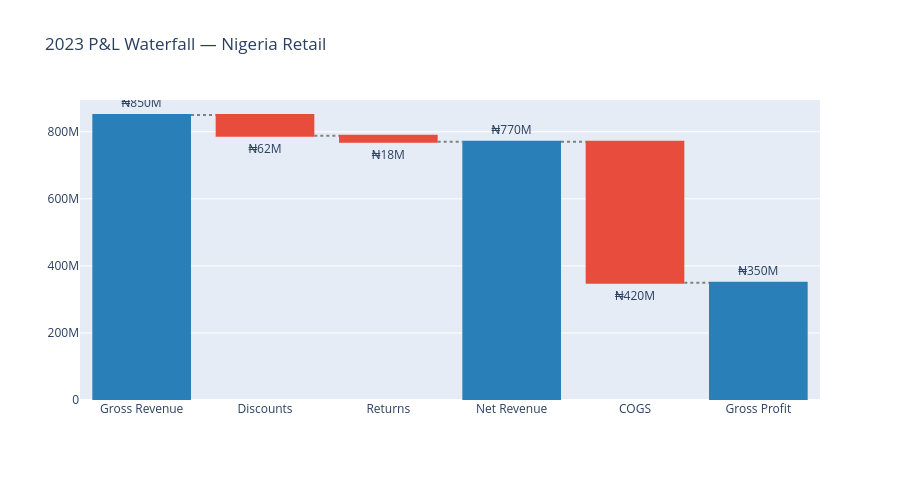

The notebook cell saved with this chart:
### Markdown cell above
---
### 4.16 Waterfall Chart

#### What is it?
A **waterfall chart** shows how an initial value is **increased or decreased** by a series of intermediate values to arrive at a final result. Positive bars go up, negative bars go down.

#### When to USE it:
- Showing **revenue vs costs → profit**
- Budget variance analysis
- Showing cumulative impact of sequential changes

### Code cell
# ── WATERFALL CHART: Revenue breakdown for 2023 ──────────────────────────────

labels   = ['Gross Revenue','Discounts','Returns','Net Revenue','COGS','Gross Profit']
values   = [850000000, -62000000, -18000000, 0, -420000000, 0]
measure  = ['absolute','relative','relative','total','relative','total']

fig = go.Figure(go.Waterfall(
    name="2023 P&L",
    orientation="v",
    measure=measure,
    x=labels,
    y=values,
    text=[f"₦{abs(v)/1e6:.0f}M" for v in [850e6, -62e6, -18e6, 770e6, -420e6, 350e6]],
    textposition="outside",
    connector={"line": {"color": "gray", "dash":"dot"}},
    increasing={"marker":{"color":"#27AE60"}},
    decreasing={"marker":{"color":"#E74C3C"}},
    totals={"marker":{"color":"#2980B9"}},
))
fig.update_layout(title="2023 P&L Waterfall — Nigeria Retail", height=480)
fig.show()

### Figure 1 — Plotly figure (JSON) as saved in the notebook; plotly's stock layout.template omitted (floating-point values rounded to 4 significant figures)
{"data": [{"connector": {"line": {"color": "gray", "dash": "dot"}}, "decreasing": {"marker": {"color": "#E74C3C"}}, "increasing": {"marker": {"color": "#27AE60"}}, "measure": ["absolute", "relative", "relative", "total", "relative", "total"], "name": "2023 P&L", "orientation": "v", "text": ["₦850M", "₦62M", "₦18M", "₦770M", "₦420M", "₦350M"], "textposition": "outside", "totals": {"marker": {"color": "#2980B9"}}, "type": "waterfall", "x": ["Gross Revenue", "Discounts", "Returns", "Net Revenue", "COGS", "Gross Profit"], "y": [850000000, -62000000, -18000000, 0, -420000000, 0]}], "layout": {"height": 480, "title": {"text": "2023 P&L Waterfall — Nigeria Retail"}}}
